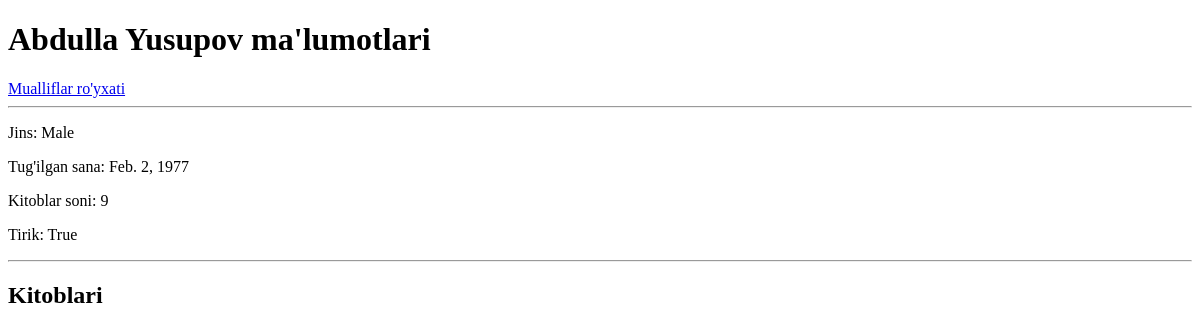
Page /mualliflar/5/ on the earlier database version.
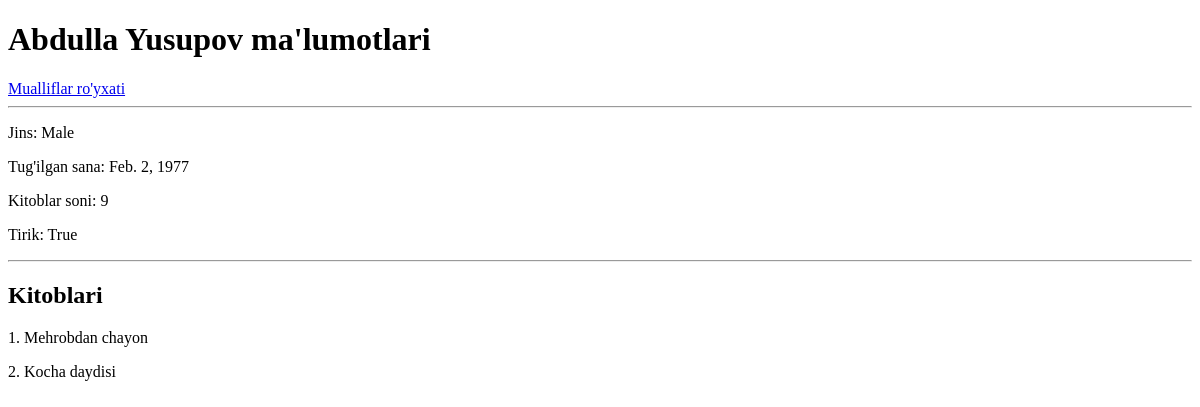
Same page on the later database version.
### main/models.py (models this page shows, shortened)
class Kitob(models.Model):
    name = models.CharField(max_length=255)
    janri = models.CharField(max_length=100, blank=True, null=True)
    sahifa = models.PositiveSmallIntegerField(blank=True, null=True)
    muallif = models.ForeignKey(Muallif, on_delete=models.CASCADE)
    class Meta:
        verbose_name = 'Kitob'
        verbose_name_plural = 'Kitoblar'

### main/views.py (the view)
# urls.py: path('mualliflar/<int:muallif_id>/', muallif_details_view),
def muallif_details_view(request, muallif_id):
    muallif = Muallif.objects.get(id=muallif_id)
    kitoblar = Kitob.objects.filter(muallif=muallif)
    context = {
        'muallif': muallif,
        'kitoblar': kitoblar
    }
    return render(request, 'muallif_details.html', context)

### templates/muallif_details.html (shortened to what this page needs)
<!DOCTYPE html>
<html lang="en">
<head>
</head>
<body>
<h1>{{ muallif.name }} ma'lumotlari</h1>
<a href="mualliflar/">Mualliflar ro'yxati</a>
<hr>
<p>Jins: {{ muallif.jinsi }}</p>
<p>Tug'ilgan sana: {{ muallif.birth_date }}</p>
<p>Kitoblar soni: {{ muallif.kitoblar_soni }}</p>
<p>Tirik: {{ muallif.tirik }}</p>
<hr>
<h2>Kitoblari</h2>
{% for kitob in muallif.kitob_set.all %}
<p>{{ forloop.counter }}. {{kitob.name}}</p>
{%endfor%}
</body>
</html>

Differences in the rows shown:
added Kitob: name "Mehrobdan chayon"
added Kitob: name "Kocha daydisi"
